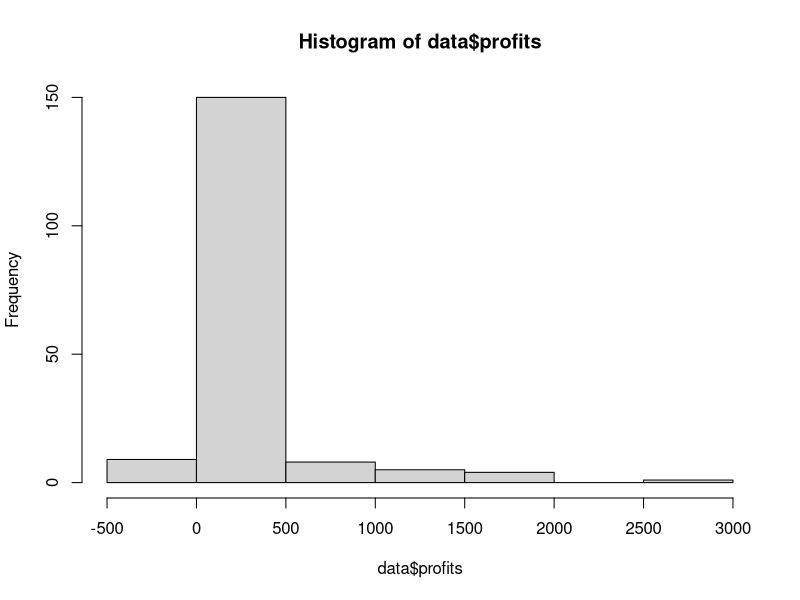

Write the R code that produced this figure.
# Question 6----
#read in data to R
data <- read.csv('ceosal2.csv', stringsAsFactors =  F)

#salary ~ sales + mktval
mod1 <- lm(salary ~ sales + mktval, data = data)
print(summary(mod1))

#constant elasticity variety
mod2 <- lm(lsalary ~ lsales + lmktval, data = data)
print(summary(mod2))

#add profits
hist(data$profits)
log(data$profits) #PRODUCES NaNs
mod3 <- lm(lsalary ~ lsales + lmktval + profits, data = data)
print(summary(mod3)) #no, profits as predictor adds no added variance explained to model

#ceoten
mod4 <- lm(lsalary ~ lsales + lmktval + profits + ceoten, data = data)
print(summary(mod4))

# Question 7----
#read in data to R
data2 <- read.csv('tbrate.csv', check.names=F)
colnames(data2) <- c("", "Year", "Quarter", "interest rate", "rate of inflation", "log GDP")
ndat <- data2[3:188,]

#interest rate first diff operator
delta_r <- diff(ndat$`interest rate`)

#rate of inflation t-1
pi_t0 <- ndat$`rate of inflation`[1:185]

#delta inflationv (t-1)
ndat2 <- data2[2:188,]
delta_infl <- diff(ndat2$`rate of inflation`)
delta_infl <- delta_infl[2:186]
